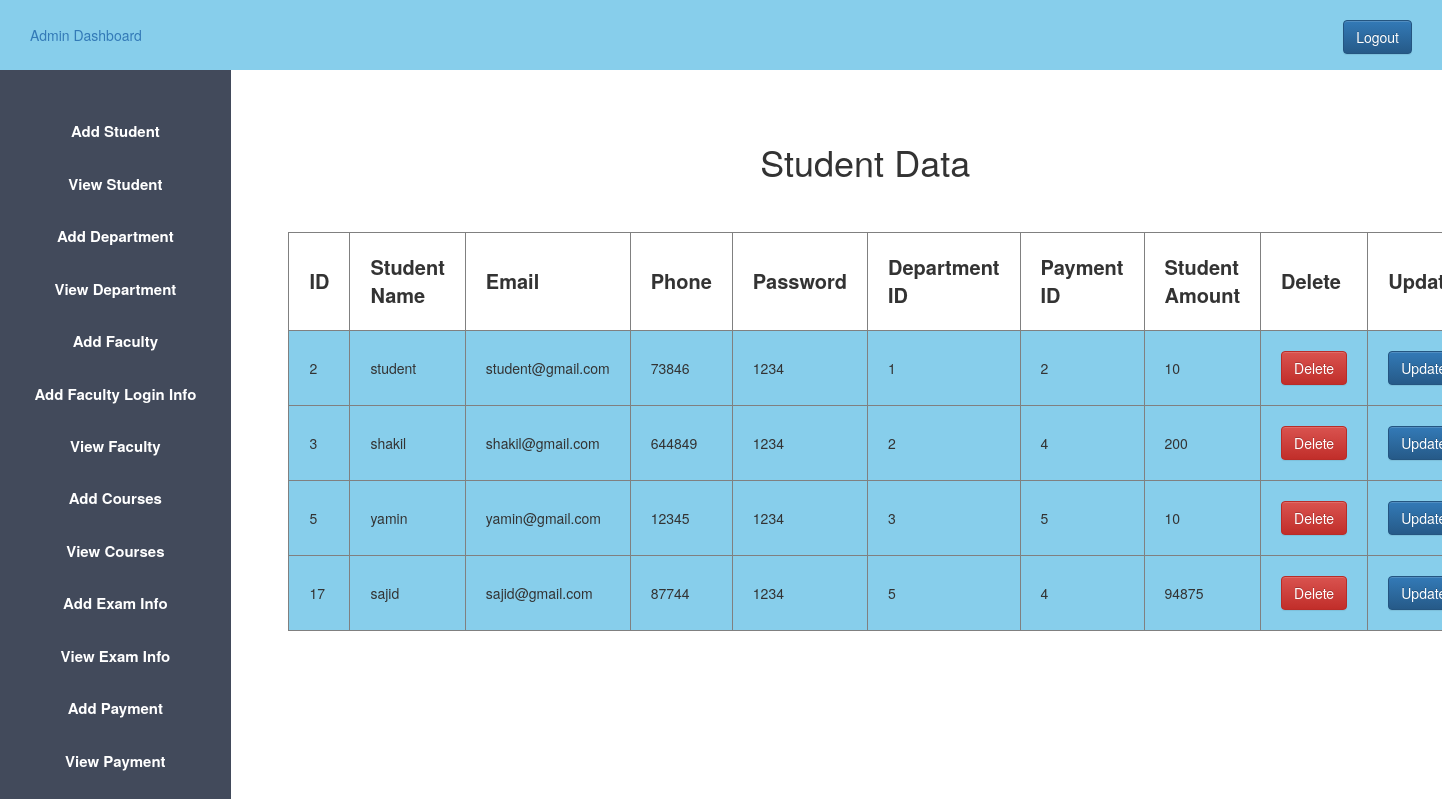
Screenshot of /view_student.php (signed in) with the database file from the repository.
### tables this page shows
CREATE TABLE `user` (
  `id` int(20) NOT NULL,
  `username` varchar(50) DEFAULT NULL,
  `phone` int(30) DEFAULT NULL,
  `email` varchar(50) DEFAULT NULL,
  `usertype` varchar(50) DEFAULT NULL,
  `password` varchar(50) DEFAULT NULL,
  `dept_id` int(11) NOT NULL,
  `pay_id` int(30) NOT NULL,
  `s_amount` int(11) NOT NULL
);

### src/view_student.php (the view, shortened to what this page needs)
<?php
    $host = "localhost";
    $user = "root";
    $password = "";
    $db = "370project";
    $data= mysqli_connect($host,$user,$password,$db);
    $sql = "SELECT * FROM user WHERE usertype= 'student' ";
    $result = mysqli_query($data,$sql);
?>
<!DOCTYPE html>
<html>
<head>
<?php
include "admin_css.php"
?>
</head>
<body>
	<?php
    include "admin_sidebar.php"
    ?>
	<div class="content">
        <center>
		<h1>Student Data </h1>
    <br><br>
        <table border="1px">
            <tr>
            <th class = "table_th">ID</th>
                <th class = "table_th">Student Name</th>
                <th class = "table_th">Email</th>
                <th class = "table_th">Phone</th>
                <th class = "table_th">Password</th>
                <th class = "table_th">Department ID</th>
                <th class = "table_th">Payment ID</th>
                <th class = "table_th">Student Amount</th>
                <th class = "table_th">Delete</th>
                <th class = "table_th">Update</th>
            </tr>
            <?php
            while($info =$result->fetch_assoc())
            {
            ?>
            <tr>
                <td class = "table_td">
                    <?php echo"{$info['id']}"; ?>
                </td>
                <td class = "table_td">
                    <?php echo"{$info['username']}"; ?>
                </td>
                <td class = "table_td">
                    <?php echo"{$info['email']}"; ?>
                </td>
                <td class = "table_td">
                    <?php echo"{$info['phone']}"; ?>
                </td>
                <td class = "table_td">
                    <?php echo"{$info['password']}"; ?>
                </td>
                <td class = "table_td">
                    <?php echo"{$info['dept_id']}"; ?>
                </td>
                <td class = "table_td">
                    <?php echo"{$info['pay_id']}"; ?>
                </td>
                <td class = "table_td">
                    <?php echo"{$info['s_amount']}"; ?>
                </td>
                <td class = "table_td">
                    <?php echo "<a class='btn btn-danger' onClick=\" javascript:return confirm('delete this data'); \" href='delete_student.php?student_id={$info['id']}'>Delete</a>"; ?>
                </td>
                <td class = "table_td">
                    <?php echo "<a class='btn btn-primary' href='update_student.php?student_id={$info['id']}'>Update</a>"; ?>
                </td>
            </tr>
            <?php
            }
            ?>
        </table>
        </center>
	</div>
</body>
</html>

### src/admin.css (style rules this page uses)
* { margin: 0px; padding: 0px; }
a,a:hover { text-decoration: none!important; }
.content { margin-left: 20%; margin-top: 5%; }

### src/view_student.php (style rules this page uses)
.table_th { padding: 20px; font-size: 20px; }
.table_td { padding: 20px; background-color: skyblue; }

### rows the page displays
user: id "2", username "student", email "student@gmail.com", phone "73846", password "1234", dept "1", pay "2", s_amount "10"
user: id "3", username "shakil", email "shakil@gmail.com", phone "644849", password "1234", dept "2", pay "4", s_amount "200"
user: id "5", username "yamin", email "yamin@gmail.com", phone "12345", password "1234", dept "3", pay "5", s_amount "10"
user: id "17", username "sajid", email "sajid@gmail.com", phone "87744", password "1234", dept "5", pay "4", s_amount "94875"
